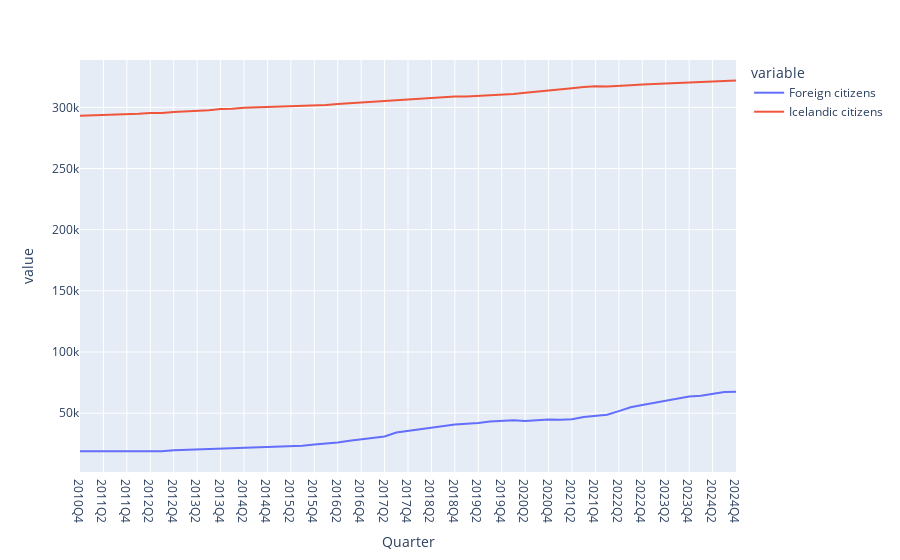

The cell this chart's notebook holds for it:
### Code cell
df = convert_to_df(Population_by_municipality)
(
    df.loc[lambda s: s.Municipality == 'Total',['Quarter','Municipality','Foreign citizens','Icelandic citizens']]
    .melt(id_vars=['Quarter','Municipality'])
    .assign(value = lambda s: s.value.astype(float))
    .plot(x = 'Quarter', y = 'value', color = 'variable')
)

### Figure 1 — Plotly figure (JSON) as saved in the notebook; plotly's stock layout.template omitted (floating-point values rounded to 4 significant figures)
{"data": [{"hovertemplate": "variable=Foreign citizens<br>Quarter=%{x}<br>value=%{y}<extra></extra>", "legendgroup": "Foreign citizens", "line": {"color": "#636efa", "dash": "solid"}, "marker": {"symbol": "circle"}, "mode": "lines", "name": "Foreign citizens", "orientation": "v", "showlegend": true, "type": "scatter", "x": ["2010Q4", "2011Q1", "2011Q2", "2011Q3", "2011Q4", "2012Q1", "2012Q2", "2012Q3", "2012Q4", "2013Q1", "2013Q2", "2013Q3", "2013Q4", "2014Q1", "2014Q2", "2014Q3", "2014Q4", "2015Q1", "2015Q2", "2015Q3", "2015Q4", "2016Q1", "2016Q2", "2016Q3", "2016Q4", "2017Q1", "2017Q2", "2017Q3", "2017Q4", "2018Q1", "2018Q2", "2018Q3", "2018Q4", "2019Q1", "2019Q2", "2019Q3", "2019Q4", "2020Q1", "2020Q2", "2020Q3", "2020Q4", "2021Q1", "2021Q2", "2021Q3", "2021Q4", "2022Q1", "2022Q2", "2022Q3", "2022Q4", "2023Q1", "2023Q2", "2023Q3", "2023Q4", "2024Q1", "2024Q2", "2024Q3", "2024Q4"], "xaxis": "x", "y": [18820, 18830, 18740, 18810, 18960, 18960, 18870, 18880, 19760, 20120, 20240, 20820, 21150, 21340, 21450, 22110, 22700, 22950, 23240, 23420, 24390, 25070, 26060, 27460, 28540, 29500, 30980, 34160, 35540, 36420, 38020, 39680, 40780, 41340, 41890, 43090, 43590, 44150, 43610, 44330, 44810, 44700, 45060, 46910, 47770, 48690, 51670, 54840, 56690, 58490, 60510, 62310, 63530, 64230, 65870, 67330, 67580], "yaxis": "y"}, {"hovertemplate": "variable=Icelandic citizens<br>Quarter=%{x}<br>value=%{y}<extra></extra>", "legendgroup": "Icelandic citizens", "line": {"color": "#EF553B", "dash": "solid"}, "marker": {"symbol": "circle"}, "mode": "lines", "name": "Icelandic citizens", "orientation": "v", "showlegend": true, "type": "scatter", "x": ["2010Q4", "2011Q1", "2011Q2", "2011Q3", "2011Q4", "2012Q1", "2012Q2", "2012Q3", "2012Q4", "2013Q1", "2013Q2", "2013Q3", "2013Q4", "2014Q1", "2014Q2", "2014Q3", "2014Q4", "2015Q1", "2015Q2", "2015Q3", "2015Q4", "2016Q1", "2016Q2", "2016Q3", "2016Q4", "2017Q1", "2017Q2", "2017Q3", "2017Q4", "2018Q1", "2018Q2", "2018Q3", "2018Q4", "2019Q1", "2019Q2", "2019Q3", "2019Q4", "2020Q1", "2020Q2", "2020Q3", "2020Q4", "2021Q1", "2021Q2", "2021Q3", "2021Q4", "2022Q1", "2022Q2", "2022Q3", "2022Q4", "2023Q1", "2023Q2", "2023Q3", "2023Q4", "2024Q1", "2024Q2", "2024Q3", "2024Q4"], "xaxis": "x", "y": [293070, 293310, 293730, 293700, 294250, 294680, 295410, 295360, 296100, 296520, 297420, 297670, 298640, 298820, 299640, 299900, 300430, 300440, 301130, 301280, 301740, 301970, 302830, 303480, 304020, 304490, 305460, 306140, 306690, 307030, 307800, 308200, 308780, 308930, 309360, 310030, 310520, 310900, 312000, 312880, 313530, 314250, 315590, 316680, 317190, 317050, 317790, 318170, 318590, 318810, 319500, 319990, 320230, 320500, 321100, 321460, 321870], "yaxis": "y"}], "layout": {"legend": {"title": {"text": "variable"}, "tracegroupgap": 0}, "margin": {"t": 60}, "xaxis": {"anchor": "y", "domain": [0, 1], "title": {"text": "Quarter"}}, "yaxis": {"anchor": "x", "domain": [0, 1], "title": {"text": "value"}}}}
